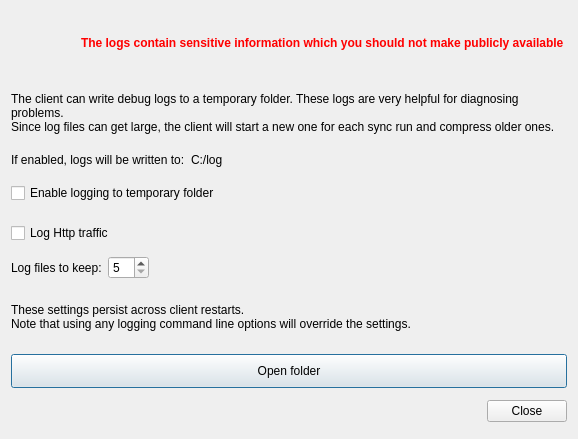
<?xml version="1.0" encoding="UTF-8"?>
<ui version="4.0">
 <class>CUR::LogBrowser</class>
 <widget class="QDialog" name="CUR::LogBrowser">
  <property name="geometry">
   <rect>
    <x>0</x>
    <y>0</y>
    <width>578</width>
    <height>436</height>
   </rect>
  </property>
  <property name="windowTitle">
   <string>Log Output</string>
  </property>
  <layout class="QVBoxLayout" name="verticalLayout">
   <item>
    <layout class="QHBoxLayout" name="horizontalLayout_2">
     <item>
      <widget class="QLabel" name="warningLabel">
       <property name="sizePolicy">
        <sizepolicy hsizetype="Fixed" vsizetype="Fixed">
         <horstretch>0</horstretch>
         <verstretch>0</verstretch>
        </sizepolicy>
       </property>
       <property name="minimumSize">
        <size>
         <width>64</width>
         <height>64</height>
        </size>
       </property>
       <property name="maximumSize">
        <size>
         <width>64</width>
         <height>64</height>
        </size>
       </property>
       <property name="text">
        <string/>
       </property>
       <property name="pixmap">
        <pixmap resource="../resources/client.qrc">:/client/resources/light/warning.svg</pixmap>
       </property>
       <property name="scaledContents">
        <bool>true</bool>
       </property>
      </widget>
     </item>
     <item>
      <widget class="QLabel" name="label_5">
       <property name="text">
        <string>&lt;html&gt;&lt;head/&gt;&lt;body&gt;&lt;p&gt;&lt;span style=&quot; font-weight:600; color:#ff0000;&quot;&gt;The logs contain sensitive information which you should not make publicly available&lt;/span&gt;&lt;/p&gt;&lt;/body&gt;&lt;/html&gt;</string>
       </property>
       <property name="wordWrap">
        <bool>true</bool>
       </property>
      </widget>
     </item>
    </layout>
   </item>
   <item>
    <widget class="QLabel" name="label">
     <property name="sizePolicy">
      <sizepolicy hsizetype="Preferred" vsizetype="MinimumExpanding">
       <horstretch>0</horstretch>
       <verstretch>0</verstretch>
      </sizepolicy>
     </property>
     <property name="text">
      <string>The client can write debug logs to a temporary folder. These logs are very helpful for diagnosing problems.
Since log files can get large, the client will start a new one for each sync run and compress older ones.</string>
     </property>
     <property name="wordWrap">
      <bool>true</bool>
     </property>
    </widget>
   </item>
   <item>
    <layout class="QHBoxLayout" name="horizontalLayout">
     <item>
      <widget class="QLabel" name="label_2">
       <property name="text">
        <string>If enabled, logs will be written to:</string>
       </property>
      </widget>
     </item>
     <item>
      <widget class="QLabel" name="locationLabel">
       <property name="text">
        <string>C:/log</string>
       </property>
       <property name="textInteractionFlags">
        <set>Qt::TextInteractionFlag::LinksAccessibleByMouse|Qt::TextInteractionFlag::TextSelectableByMouse</set>
       </property>
      </widget>
     </item>
     <item>
      <spacer name="horizontalSpacer">
       <property name="orientation">
        <enum>Qt::Orientation::Horizontal</enum>
       </property>
       <property name="sizeHint" stdset="0">
        <size>
         <width>40</width>
         <height>20</height>
        </size>
       </property>
      </spacer>
     </item>
    </layout>
   </item>
   <item>
    <widget class="CCheckBox" name="enableLoggingButton">
     <property name="minimumSize">
      <size>
       <width>0</width>
       <height>34</height>
      </size>
     </property>
     <property name="maximumSize">
      <size>
       <width>16777215</width>
       <height>34</height>
      </size>
     </property>
     <property name="text">
      <string>Enable logging to temporary folder</string>
     </property>
    </widget>
   </item>
   <item>
    <widget class="CCheckBox" name="httpLogButton">
     <property name="minimumSize">
      <size>
       <width>0</width>
       <height>34</height>
      </size>
     </property>
     <property name="maximumSize">
      <size>
       <width>16777215</width>
       <height>34</height>
      </size>
     </property>
     <property name="text">
      <string>Log Http traffic </string>
     </property>
    </widget>
   </item>
   <item>
    <layout class="QHBoxLayout" name="horizontalLayout_3">
     <item>
      <widget class="QLabel" name="label_4">
       <property name="text">
        <string>Log files to keep:</string>
       </property>
      </widget>
     </item>
     <item>
      <widget class="QSpinBox" name="spinBox_numberOflogsToKeep">
       <property name="minimum">
        <number>5</number>
       </property>
      </widget>
     </item>
     <item>
      <spacer name="horizontalSpacer_2">
       <property name="orientation">
        <enum>Qt::Orientation::Horizontal</enum>
       </property>
       <property name="sizeHint" stdset="0">
        <size>
         <width>40</width>
         <height>20</height>
        </size>
       </property>
      </spacer>
     </item>
    </layout>
   </item>
   <item>
    <widget class="QLabel" name="label_3">
     <property name="sizePolicy">
      <sizepolicy hsizetype="Expanding" vsizetype="MinimumExpanding">
       <horstretch>0</horstretch>
       <verstretch>0</verstretch>
      </sizepolicy>
     </property>
     <property name="text">
      <string>These settings persist across client restarts.
Note that using any logging command line options will override the settings.</string>
     </property>
     <property name="wordWrap">
      <bool>true</bool>
     </property>
    </widget>
   </item>
   <item>
    <widget class="QPushButton" name="openFolderButton">
     <property name="minimumSize">
      <size>
       <width>0</width>
       <height>34</height>
      </size>
     </property>
     <property name="maximumSize">
      <size>
       <width>16777215</width>
       <height>34</height>
      </size>
     </property>
     <property name="cursor">
      <cursorShape>PointingHandCursor</cursorShape>
     </property>
     <property name="text">
      <string>Open folder</string>
     </property>
    </widget>
   </item>
   <item>
    <widget class="QDialogButtonBox" name="buttonBox">
     <property name="minimumSize">
      <size>
       <width>0</width>
       <height>34</height>
      </size>
     </property>
     <property name="maximumSize">
      <size>
       <width>16777215</width>
       <height>34</height>
      </size>
     </property>
     <property name="cursor">
      <cursorShape>PointingHandCursor</cursorShape>
     </property>
     <property name="orientation">
      <enum>Qt::Orientation::Horizontal</enum>
     </property>
     <property name="standardButtons">
      <set>QDialogButtonBox::StandardButton::Close</set>
     </property>
    </widget>
   </item>
  </layout>
 </widget>
 <customwidgets>
  <customwidget>
   <class>CCheckBox</class>
   <extends>QCheckBox</extends>
   <header>gui/customui/ccheckbox.h</header>
  </customwidget>
 </customwidgets>
 <resources>
  <include location="../resources/client.qrc"/>
 </resources>
 <connections/>
</ui>
